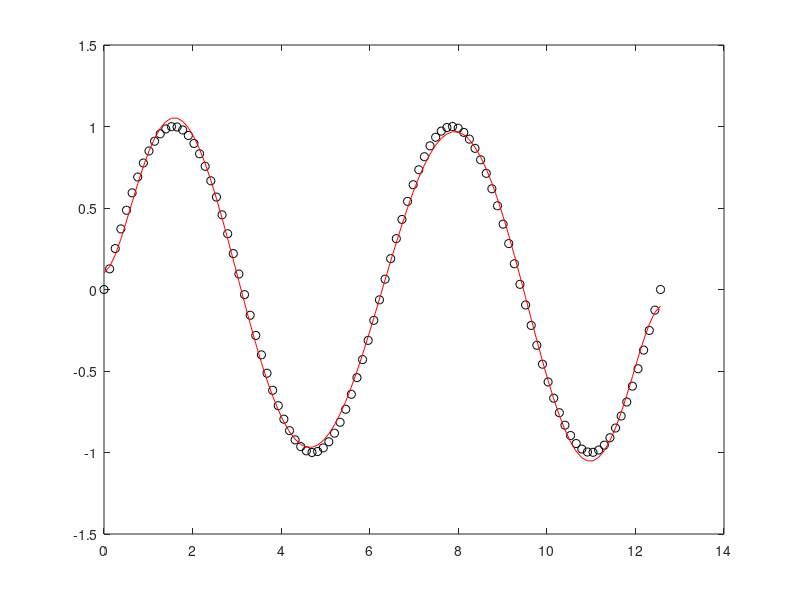

Here is the MATLAB script that generated this plot:
x = linspace (0, 4*pi);
y = sin(x);
figure;
plot(x,y,'ok')
p=polyfit(x,y,7)
hold on 
plot(x,polyval(p,x),'r-');

